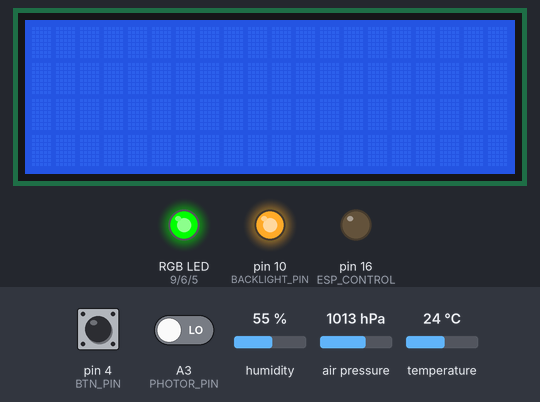
Recording of a sketch running on a simulated Arduino Uno, built with avr-gcc and run on an emulated ATmega328P. Parts: 20×4 character LCD, an RGB LED mixed from three pins (HIGH = lit), output pins drawn as LEDs (lit = HIGH). The test bench sets the inputs (shaded band); at power-on: pin 4 (BTN_PIN) LOW, humidity 55 %, temperature 24 °C, A3 (PHOTOR_PIN) LOW, air pressure 1013 hPa. Dim RGB values are drawn brighter than linear; the local clock reads 2024-03-15 10:24:30 at power-on unless the sketch sets it; no radio packets arrive unless stated.

Above: at 1.3 s.
1.4 s: pin 4 (BTN_PIN) pulled HIGH for 0.15 s
At 2.7 s:
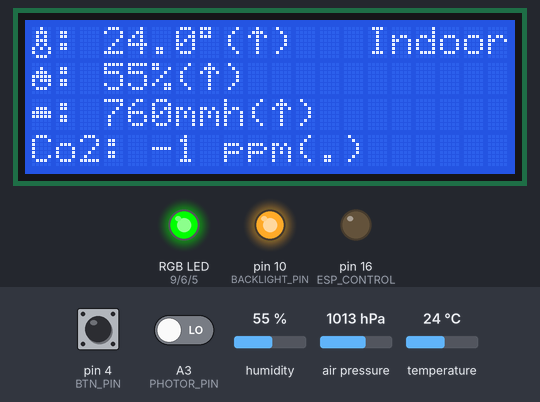
3.0 s: pin 4 (BTN_PIN) pulled HIGH for 1 s
At 3.6 s:
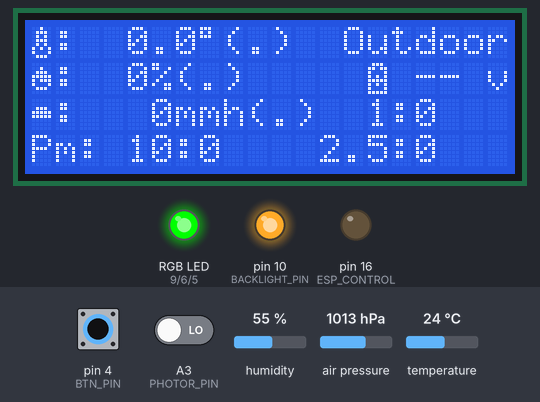
5.5 s: pin 4 (BTN_PIN) pulled HIGH for 3.2 s
At 10.2 s:
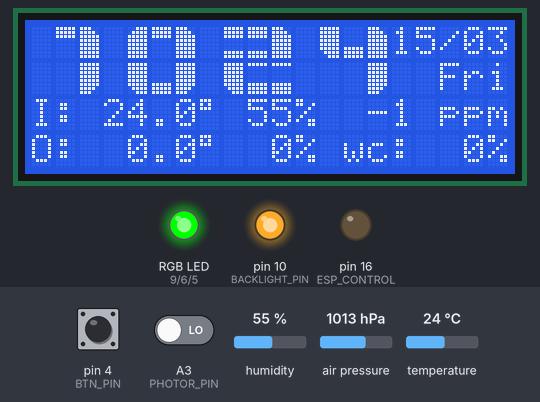
13.4 s: humidity set to 22 %
At 16.7 s:
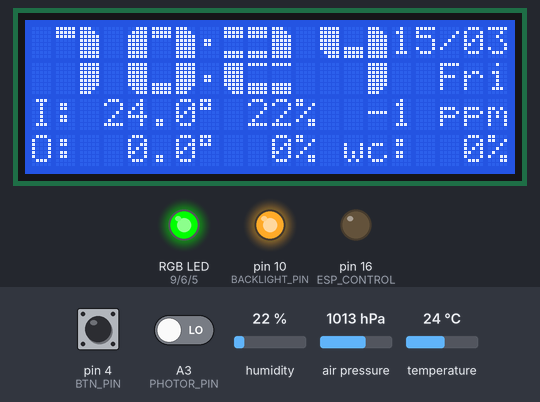
17.7 s: temperature set to 12 °C
At 25.5 s:
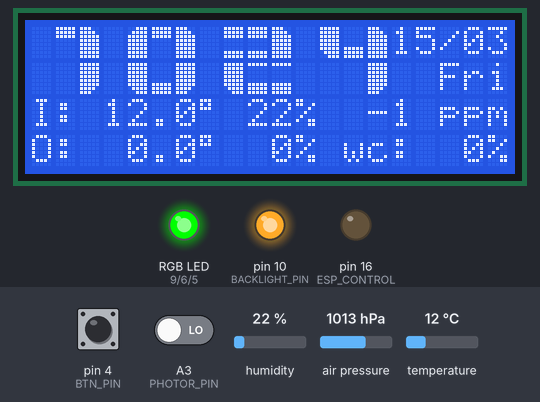
28.5 s: A3 (PHOTOR_PIN) driven HIGH
At 31.8 s:
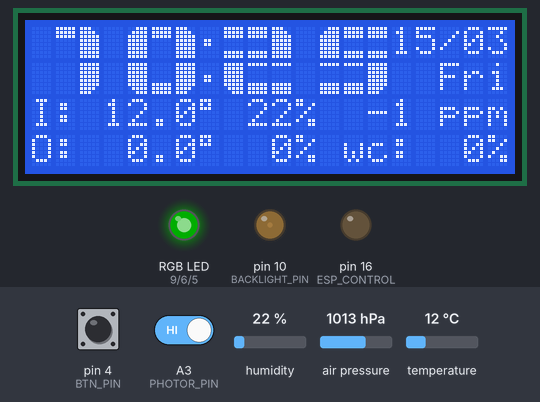
Timing chart, 0 to 33.3 s (numbered marks = the images above; inputs shaded):
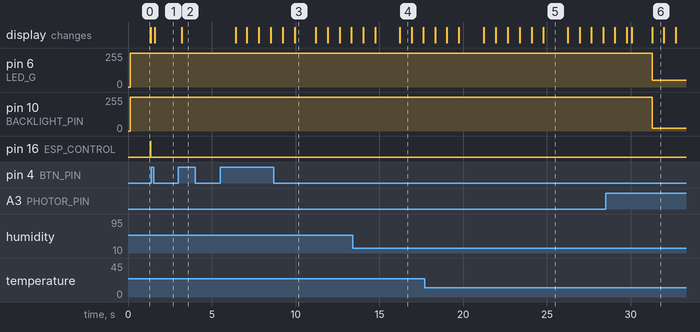

The sketch:

CentralBlock.ino
```cpp
/*
    Project "Weather Station" by MeteoTeam
    Central Block code
*/

//#include <Wire.h>

//SETTINGS
#define LED_MIN 50
#define LED_MAX 255
#define BACKLIGHT_MIN 20
#define BACKLIGHT_MAX 255
//#define BRIGHT_CHANGE_LEVEL 100
#define BRIGHTNESS_CHECK_PERIOD 2000
#define READ_SENSORS_PERIOD 5000

//PINS
#define BTN_PIN 4

#define MHZ_RX 2
#define MHZ_TX 3

#define NRF_CE 7
#define NRF_CSN 8

#define LED_R 9
#define LED_G 6
#define LED_B 5

#define PHOTOR_PIN A3
#define BACKLIGHT_PIN 10

#define ESP_TX 14
#define ESP_RX 15
#define ESP_CONTROL 16

//Timer library
#include <PeriodTimer.h>

//Lcd Dispaly library
#include <LiquidCrystal_I2C.h>
LiquidCrystal_I2C lcd(0x27, 20, 4);

//DS3231 library
#include <RTClib.h>
RTC_DS3231 rtc;
DateTime t;

//BME280 libraries
#include <Adafruit_Sensor.h>
#include <Adafruit_BME280.h>
#define SEALEVELPRESSURE_HPA (1013.25)  //bme.readAltitude(SEALEVELPRESSURE_HPA)
Adafruit_BME280 bme;

//MHZ19B library
#include <MHZ19_uart.h>
MHZ19_uart mhz19;

//nRf24L01 libraries
#include <SPI.h>
#include <nRF24L01.h>
#include <RF24.h>
RF24 radio(NRF_CE, NRF_CSN);

//Esp8266 library
#include <SoftwareSerial.h>
SoftwareSerial esp8266(ESP_TX, ESP_RX);

PeriodTimer br_pr(BRIGHTNESS_CHECK_PERIOD);
PeriodTimer rs_pr(READ_SENSORS_PERIOD);
PeriodTimer wcc_pr((long) 10 * 60 * 1000);
PeriodTimer data_send_t((long) 2 * 60 * 1000);

uint32_t pressure_array[6];
byte time_array[6];
short wcc = 0;

struct datai
{
  float temp = 0, hum = 0, pres = 0;
  short co2ppm = 0;
} in_prev, in_data;

struct datao
{
  float temp = 0, hum = 0, pres = 0;
  unsigned int pm10_s = 0, pm25_s = 0, pm100_s = 0;
  float acc_v = -1;
} out_prev, out_data;

void setup()
{
  pinMode(PHOTOR_PIN, INPUT);
  pinMode(BACKLIGHT_PIN, OUTPUT);
  pinMode(LED_R, OUTPUT);
  pinMode(LED_G, OUTPUT);
  pinMode(LED_B, OUTPUT);

  pinMode(ESP_CONTROL, OUTPUT);
  esp8266.begin(115200);

  radio.begin();
  radio.setAutoAck(0);
  radio.setRetries(0, 15);
  radio.setPayloadSize(32);
  radio.setChannel(0x67);
  radio.setDataRate(RF24_1MBPS);
  radio.setPALevel(RF24_PA_HIGH);
  radio.openReadingPipe(1, 0x1234567890LL);
  radio.powerUp();
  radio.startListening();

  mhz19.begin(MHZ_TX, MHZ_RX);
  mhz19.setAutoCalibration(false);

  bme.begin(0x76);
  bme.setSampling(Adafruit_BME280::MODE_NORMAL,
                  Adafruit_BME280::SAMPLING_X2,  // temperature
                  Adafruit_BME280::SAMPLING_X16, // pressure
                  Adafruit_BME280::SAMPLING_X1,  // humidity
                  Adafruit_BME280::FILTER_X16,
                  Adafruit_BME280::STANDBY_MS_0_5);

  uint32_t Press = bme.readPressure();
  for (byte i = 0; i < 6; i++) {
    pressure_array[i] = Press;
    time_array[i] = i;
  }

  lcd.init();
  loadClock();
  lcd.backlight();
}

byte mode = 1;
bool isMChanged = true;
void loop()
{
  checkBrightness();
  checkButton();
  readSensors();
  if(wcc_pr.isReady()) checkWeather();

  if (mode == 1) drawMainScreenData();
  else if (mode == 2) drawIndoorData();
  else if (mode == 3) drawOutdoorData();

  isMChanged = false;

  if (data_send_t.isReady()) sendDataToCloud(1);
  else sendDataToCloud(0);
}


bool in_prev_status = false;
bool out_prev_status = false;
void readSensors()
{
  static byte p = 0;
  byte in_prev_period = 10;
  if (rs_pr.isReady())
  {
    if (p-- == 0)
    {
      in_prev_status = true;
      p = in_prev_period;
      in_prev.temp = in_data.temp;
      in_prev.hum = in_data.hum;
      in_prev.pres = in_data.pres;
      in_prev.co2ppm = in_data.co2ppm;
    }
    else in_prev_status = false;

    //bme.takeForcedMeasurement();
    in_data.temp = bme.readTemperature();
    in_data.hum = bme.readHumidity();
    in_data.pres = (float) bme.readPressure() * 0.0075006;
    in_data.co2ppm = mhz19.getPPM();
  }

  if (radio.available())
  {
    out_prev_status = true;
    out_prev.temp = out_data.temp;
    out_prev.hum = out_data.hum;
    out_prev.pres = out_data.pres;
    radio.read(&out_data, sizeof(out_data));
    out_data.pres = (float) out_data.pres * 0.75006;
  }
  else out_prev_status = false;
}

void drawMainScreenData()
{
  if (isMChanged)
  {
    loadClock();


    lcd.setCursor(0, 2);
    lcd.print("I:");

    lcd.setCursor(7, 2);
    lcd.print('\337');

    lcd.setCursor(11, 2);
    lcd.print("%");

    lcd.setCursor(17, 2);
    lcd.print("ppm");


    lcd.setCursor(0, 3);
    lcd.print("O:");

    lcd.setCursor(7, 3);
    lcd.print('\337');

    lcd.setCursor(11, 3);
    lcd.print("%");

    lcd.setCursor(13, 3);
    lcd.print("wc:");
    lcd.setCursor(19, 3);
    lcd.print("%");
  }

  drawClock();
  drawDate();

  lcd.setCursor(2, 2);
  if (in_data.temp > -10) lcd.print(" ");
  if (in_data.temp >= 0 && in_data.temp < 10) lcd.print(" ");
  lcd.print(in_data.temp, 1);

  lcd.setCursor(9, 2);
  if (in_data.hum < 10) lcd.print(" ");
  lcd.print(constrain(in_data.hum, 0, 99), 0);

  lcd.setCursor(13, 2);
  if (in_data.co2ppm < 1000) lcd.print(" ");
  lcd.print(in_data.co2ppm);


  lcd.setCursor(2, 3);
  if (out_data.temp > -10) lcd.print(" ");
  if (out_data.temp >= 0 && out_data.temp < 10) lcd.print(" ");
  lcd.print(out_data.temp, 1);

  lcd.setCursor(9, 3);
  if (out_data.hum < 10) lcd.print(" ");
  lcd.print(constrain(out_data.hum, 0, 99), 0);


  //  lcd.setCursor(13, 2);
  //  if (short((float)in_data.co2ppm * 0.32 + 400) < 1000) lcd.print(" ");
  //  lcd.print(short((float)in_data.co2ppm * 0.32 + 400));

  lcd.setCursor(16, 3);
  if(abs(wcc) == 0) lcd.print(" ");
  if(abs(wcc) < 10) lcd.print(" ");
  if(wcc > 0) lcd.print("+");
  lcd.print(wcc);
}


void checkWeather()
{
  long pressure = 0;
  for (byte i = 0; i < 10; i++) {
    pressure += bme.readPressure();
  }
  pressure /= 10;

  unsigned long sumX, sumY, sumX2, sumXY;
  for (byte i = 0; i < 5; i++) {
      pressure_array[i] = pressure_array[i + 1];
    }
    pressure_array[5] = pressure;

    sumX = 0;
    sumY = 0;
    sumX2 = 0;
    sumXY = 0;
    for (int i = 0; i < 6; i++) {
      sumX += time_array[i];
      sumY += (long)pressure_array[i];
      sumX2 += time_array[i] * time_array[i];
      sumXY += (long)time_array[i] * pressure_array[i];
    }
    float a = 0;
    a = (long)6 * sumXY;
    a = a - (long)sumX * sumY;
    a = (float)a / (6 * sumX2 - sumX * sumX);
    float delta = a * 6;

    wcc = map(delta, -250, 250, 100, -100);
}

byte term[] = {
  B00100,
  B01110,
  B01010,
  B01110,
  B01010,
  B10101,
  B10001,
  B01110
};

byte drop[] = {
  B00000,
  B00100,
  B01110,
  B11111,
  B10111,
  B10001,
  B01110,
  B00000
};

byte pres[] = {
  B00000,
  B00000,
  B01110,
  B11111,
  B11111,
  B00000,
  B00000,
  B00000
};

uint8_t arrow_up[] = {0b00100, 0b01110, 0b10101, 0b00100, 0b00100, 0b00100, 0b00100, 0b00000};
uint8_t arrow_down[] = {0b00100, 0b00100, 0b00100, 0b00100, 0b10101, 0b01110, 0b00100, 0b00000};

void loadIndoorSymbols()
{
  lcd.createChar(0, term);
  lcd.createChar(1, drop);
  lcd.createChar(2, pres);
  lcd.createChar(3, arrow_up);
  lcd.createChar(4, arrow_down);
}

void drawIndoorData()
{
  if (isMChanged)
  {
    loadIndoorSymbols();

    lcd.setCursor(14, 0);
    lcd.print("Indoor");

    lcd.setCursor(0, 0);
    lcd.write(0);
    lcd.print(":");
    lcd.setCursor(7, 0);
    lcd.print('\337');
    lcd.print("(");
    lcd.setCursor(10, 0);
    lcd.print(")");

    lcd.setCursor(0, 1);
    lcd.write(1);
    lcd.print(":");
    lcd.setCursor(5, 1);
    lcd.print("%(");
    lcd.setCursor(8, 1);
    lcd.print(")");

    lcd.setCursor(0, 2);
    lcd.write(2);
    lcd.print(":");
    lcd.setCursor(6, 2);
    lcd.print("mmh(");
    lcd.setCursor(11, 2);
    lcd.print(")");

    lcd.setCursor(0, 3);
    lcd.print("Co2:");
    lcd.setCursor(8, 3);
    lcd.print("ppm(");
    lcd.setCursor(13, 3);
    lcd.print(")");
  }

  //Temperature
  lcd.setCursor(2, 0);
  if (in_data.temp > -10) lcd.print(" ");
  if (in_data.temp >= 0 && in_data.temp < 10) lcd.print(" ");
  lcd.print(in_data.temp, 1);
  lcd.setCursor(9, 0);
  if (in_data.temp - in_prev.temp > 0.1 && (in_prev_status || isMChanged)) lcd.write(3);
  else if (in_prev.temp - in_data.temp > 0.1 && in_prev_status) lcd.write(4);
  else if (in_prev_status || isMChanged) lcd.print(".");

  //Humidity
  lcd.setCursor(2, 1);
  if (in_data.hum != 100) lcd.print(" ");
  if (in_data.hum < 10) lcd.print(" ");
  lcd.print(in_data.hum, 0);
  lcd.setCursor(7, 1);
  if (in_data.hum - in_prev.hum > 0.5 && (in_prev_status || isMChanged)) lcd.write(3);
  else if (in_prev.hum - in_data.hum > 0.5 && (in_prev_status || isMChanged)) lcd.write(4);
  else if (in_prev_status || isMChanged) lcd.print(".");

  //Pressure
  lcd.setCursor(2, 2);
  if (in_data.pres < 1000) lcd.print(" ");
  lcd.print(in_data.pres, 0);
  lcd.setCursor(10, 2);
  if (in_data.pres - in_prev.pres > 0.5 && (in_prev_status || isMChanged)) lcd.write(3);
  else if (in_prev.pres - in_data.pres > 0.5 && (in_prev_status || isMChanged)) lcd.write(4);
  else if (in_prev_status || isMChanged) lcd.print(".");

  //Co2
  lcd.setCursor(4, 3);
  if (in_data.co2ppm < 1000) lcd.print(" ");
  lcd.print(in_data.co2ppm);
  lcd.setCursor(12, 3);
  if (in_data.co2ppm - in_prev.co2ppm > 50 && (in_prev_status || isMChanged)) lcd.write(3);
  else if (in_prev.co2ppm - in_data.co2ppm > 50 && (in_prev_status || isMChanged)) lcd.write(4);
  else if (in_prev_status || isMChanged) lcd.print(".");
}

byte sun_symb[] = {
  B00000,
  B01110,
  B11111,
  B11111,
  B11111,
  B01110,
  B00000,
  B00000
};

byte cloud_symb[] = {
  B00000,
  B01110,
  B11111,
  B11111,
  B00000,
  B00000,
  B00000,
  B00000
};

byte rain_symb[] = {
  B01110,
  B11111,
  B11111,
  B00000,
  B01010,
  B00000,
  B01010,
  B00000
};

byte btr_symb[] = {
  B01110,
  B11011,
  B10001,
  B10101,
  B11111,
  B10101,
  B10001,
  B11111
};

void loadOutdoorSymbols()
{
  lcd.createChar(0, term);
  lcd.createChar(1, drop);
  lcd.createChar(2, pres);
  lcd.createChar(3, btr_symb);
}

void drawOutdoorData()
{
  if (isMChanged)
  {
    loadOutdoorSymbols();

    lcd.setCursor(13, 0);
    lcd.print("Outdoor");

    lcd.setCursor(0, 0);
    lcd.write(0);
    lcd.print(":");
    lcd.setCursor(7, 0);
    lcd.print('\337');
    lcd.print("(");
    lcd.setCursor(10, 0);
    lcd.print(")");

    lcd.setCursor(0, 1);
    lcd.write(1);
    lcd.print(":");
    lcd.setCursor(5, 1);
    lcd.print("%(");
    lcd.setCursor(8, 1);
    lcd.print(")");

    lcd.setCursor(14, 1);
    lcd.write(3);
    lcd.setCursor(19, 1);
    lcd.print("v");

    lcd.setCursor(0, 2);
    lcd.write(2);
    lcd.print(":");
    lcd.setCursor(6, 2);
    lcd.print("mmh(");
    lcd.setCursor(11, 2);
    lcd.print(")");
    lcd.setCursor(14, 2);
    lcd.print("1:");

    lcd.setCursor(0, 3);
    lcd.print("Pm: 10:");
    lcd.setCursor(12, 3);
    lcd.print("2.5:");
  }

  //Temperature
  lcd.setCursor(2, 0);
  if (out_data.temp > -10) lcd.print(" ");
  if (out_data.temp >= 0 && out_data.temp < 10) lcd.print(" ");
  lcd.print(out_data.temp, 1);
  lcd.setCursor(9, 0);
  if (out_data.temp - out_prev.temp > 0.1 && (out_prev_status || isMChanged)) lcd.write(3);
  else if (out_prev.temp - out_data.temp > 0.1 && (out_prev_status || isMChanged)) lcd.write(4);
  else if (out_prev_status || isMChanged) lcd.print(".");

  //Humidity
  lcd.setCursor(2, 1);
  if (out_data.hum != 100) lcd.print(" ");
  if (out_data.hum < 10) lcd.print(" ");
  lcd.print(out_data.hum, 0);
  lcd.setCursor(7, 1);
  if (out_data.hum - out_prev.hum > 0.5 && (out_prev_status || isMChanged)) lcd.write(3);
  else if (out_prev.hum - out_data.hum > 0.5 && (out_prev_status || isMChanged)) lcd.write(4);
  else if (out_prev_status || isMChanged) lcd.print(".");

  //Outdoor battery voltage
  lcd.setCursor(15, 1);
  if(out_data.acc_v == -1) lcd.print(" -- ");
  else lcd.print(out_data.acc_v, 2);

  //Pressure
  lcd.setCursor(2, 2);
  if (out_data.pres == 0) lcd.print("  ");
  if (out_data.pres < 1000) lcd.print(" ");
  lcd.print(out_data.pres, 0);
  lcd.setCursor(10, 2);
  if (out_data.pres - out_prev.pres > 0.5 && (out_prev_status || isMChanged)) lcd.write(3);
  else if (out_prev.pres - out_data.pres > 0.5 && (out_prev_status || isMChanged)) lcd.write(4);
  else if (out_prev_status || isMChanged) lcd.print(".");

  //Pm1
  lcd.setCursor(16, 2);
  lcd.print(out_data.pm10_s);
  if (out_data.pm10_s < 10) lcd.print("   ");
  else if (out_data.pm10_s < 100) lcd.print("  ");
  else if (out_data.pm10_s < 1000) lcd.print(" ");

  //Pm10
  lcd.setCursor(7, 3);
  lcd.print(out_data.pm100_s);
  if (out_data.pm100_s < 10) lcd.print("   ");
  else if (out_data.pm100_s < 100) lcd.print("  ");
  else if (out_data.pm100_s < 1000) lcd.print(" ");

  //Pm2.5
  lcd.setCursor(16, 3);
  lcd.print(out_data.pm25_s);
  if (out_data.pm25_s < 10) lcd.print("   ");
  else if (out_data.pm25_s < 100) lcd.print("  ");
  else if (out_data.pm25_s < 1000) lcd.print(" ");
}

byte LED_BRIGHT;
void checkBrightness()
{
  if (br_pr.isReady())
  {
    if (digitalRead(PHOTOR_PIN))
    {
      analogWrite(BACKLIGHT_PIN, BACKLIGHT_MIN);
      LED_BRIGHT = LED_MIN;
    }
    else
    {
      analogWrite(BACKLIGHT_PIN, BACKLIGHT_MAX);
      LED_BRIGHT = LED_MAX;
    }

    checkCO2Led();
  }
}

void checkButton()
{
  static bool isClicked = false;
  unsigned long btn_click_time = millis();
  if (digitalRead(BTN_PIN) == HIGH)
  {
    while (digitalRead(BTN_PIN) && !isClicked)
    {
      if (short(millis() - btn_click_time) > 0) {
        isClicked = true;
        if (mode + 1 > 3) mode = 1;
        else mode++;
        isMChanged = true;
        clearLCD();
        return;
      }
    }
  }
  else isClicked = false;
}

void clearLCD()
{
  lcd.setCursor(0, 0);
  lcd.print("                    ");
  lcd.setCursor(0, 1);
  lcd.print("                    ");
  lcd.setCursor(0, 2);
  lcd.print("                    ");
  lcd.setCursor(0, 3);
  lcd.print("                    ");
}

void sendDataToCloud(bool s)
{
  static unsigned int send_step = 0;
  if(s == 1) send_step = 1;

  int last_step = 20;
  if (send_step == 1)
  {
    send_step++;
    digitalWrite(ESP_CONTROL, HIGH);
  }
  else if (send_step >= 2 && send_step < last_step)
  {
    send_step++;
    digitalWrite(ESP_CONTROL, LOW);
  }
  else if (send_step == last_step)
  {
    send_step = 0;

    const byte len = 8;
    String data[len];
    data[0] = String(in_data.temp);
    data[1] = String(in_data.hum);
    data[2] = String(in_data.pres);
    data[3] = String(in_data.co2ppm);
    data[4] = String(out_data.temp);
    data[5] = String(out_data.hum);
    data[6] = String(out_data.pm25_s);
    data[7] = String(out_data.pm100_s);
    esp8266.println(String(-131));
    esp8266.println(String(len));
    for (int i = 0; i < len; i++) esp8266.println(data[i]);
  }
}
```

Source omitted: func.ino (6321 bytes)

Measured:
- after the input at 1.4 s, the display: changes after 0.18 s (image 1)
- after the input at 3.0 s, the display: changes after 0.20 s (image 2)
- after the input at 5.5 s, the display: first changes after 0.94 s (image 3 shows a later state)
- after the input at 13.4 s, the display: first differs from a run without the input after 2.8 s (image 4)
- after the input at 17.7 s, the display: first differs from a run without the input after 3.5 s (image 5 shows a later state)
- after the input at 28.5 s, pin 6 (LED_G): 255/255 → 50/255 after 2.8 s; pin 10 (BACKLIGHT_PIN): 255/255 → 20/255 after 2.8 s
